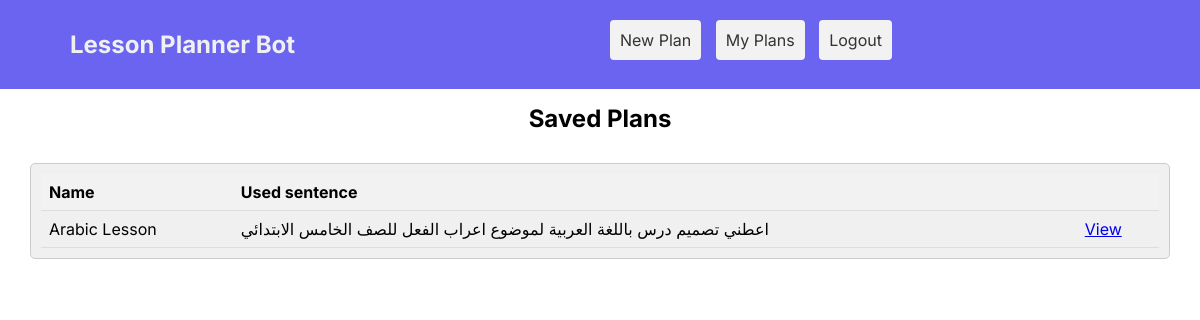
/lessons/myreports (signed in), run on the app's committed database.
### app/edu/database/models/ModelLessonDesign.py (models this page shows, shortened)
class ModelLessonDesign(db.Model):
    __tablename__ = 'lesson_design'
    id = Column(String, primary_key=True, unique=True)
    lesson_design_name = Column(String)
    desc = Column(String)
    user_id = Column(String)

### app/modules/lessons/routes.py (the view)
@blueprint.route('/lessons/myreports', methods=['POST', 'GET'])
@login_required
def myreports():
    lessons_controller = LessonsController()
    return lessons_controller.get_all_reports()

### app/__init__.py (called while the page is built)
def configure_database(app):
    @app.before_first_request
    def initialize_database():
        db.create_all()
    @app.teardown_request
    def shutdown_session(exception=None):
        db.session.remove()

### app/base/models.py (called while the page is built)
@login_manager.user_loader
def user_loader(id):
    return User.query.filter_by(id=id).first()

### app/edu/controllers/LessonsController.py (called while the page is built)
    def get_all_reports(self):
        crudlessondesign = CRUDLessonDesign()
        lessondesigns = crudlessondesign.retrieve_all(session['logger'])
        if len(lessondesigns) > 0:
            return render_template("application/pages/lessons/myplans.html", lesson_designs=lessondesigns, reports_excit = 'Yes')
        return render_template("application/pages/lessons/myplans.html", reports_excit='No')

### app/edu/database/crud/CRUDLessonDesign.py (called while the page is built)
    def retrieve_all(self, user_id):
        modellessondesign = ModelLessonDesign.query.filter_by(user_id=user_id).order_by('lesson_design_name').all()
        return modellessondesign

### app/templates/application/pages/lessons/myplans.html (shortened to what this page needs)
{% extends 'layouts/base_logged.html' %}
{% block content %}
    <section>
        {% if reports_excit == 'Yes' %}
            <div style="padding-top: 15px;">
                <h1 style="text-align: center">Saved Plans</h1>
            </div>
            <div class="paragraph-box">
                <table>
                    <tr>
                        <th>Name</th>
                        <th>Used sentence</th>
                        <th></th>
                    </tr>
                    {% for lesson_design in lesson_designs %}
                        <tr>
                            <td>{{ lesson_design['lesson_design_name']|safe }}</td>
                            <td>{{ lesson_design['desc']|safe }}</td>
                            <td><a href="/lessons/{{ lesson_design['id'] }}/view">View</a></td>
                        </tr>
                    {% endfor %}
                </table>
            </div>
        {% else %}
            <div class="paragraph-box">
                <h4>You don't have any saved plans</h4>
            </div>
        {% endif %}
    </section>
{% endblock content %}

### app/static/css/main.css (style rules this page uses)
* { margin: 0; padding: 0; box-sizing: border-box; }
body { font-family: 'Inter', sans-serif; }
.paragraph-box { background-color: #f0f0f0; margin: 30px; padding: 10px; border: 1px solid #cccccc; border-radius: 5px; }
table { width: 100%; border-collapse: collapse; }
th, td { padding: 8px; text-align: left; border-bottom: 1px solid #ddd; }
th { background-color: #f2f2f2; font-weight: bold; }

### data on the page
ModelLessonDesign: lesson_design_name "Arabic Lesson", desc "اعطني تصميم درس باللغة العربية لموضوع اعراب الفعل للصف الخامس الابتدائي"
